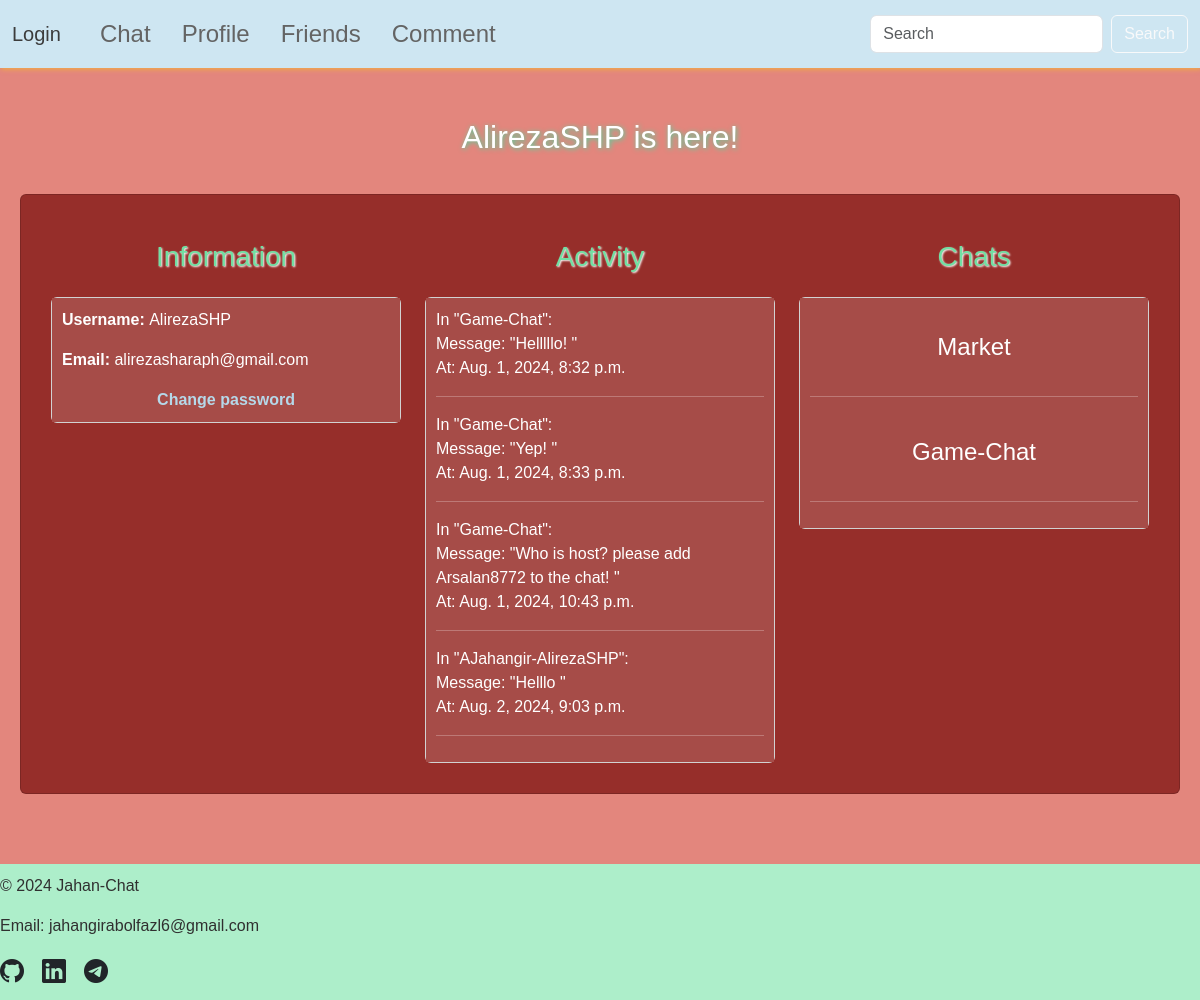
Before: /profile/AlirezaSHP2/ with the older database file.
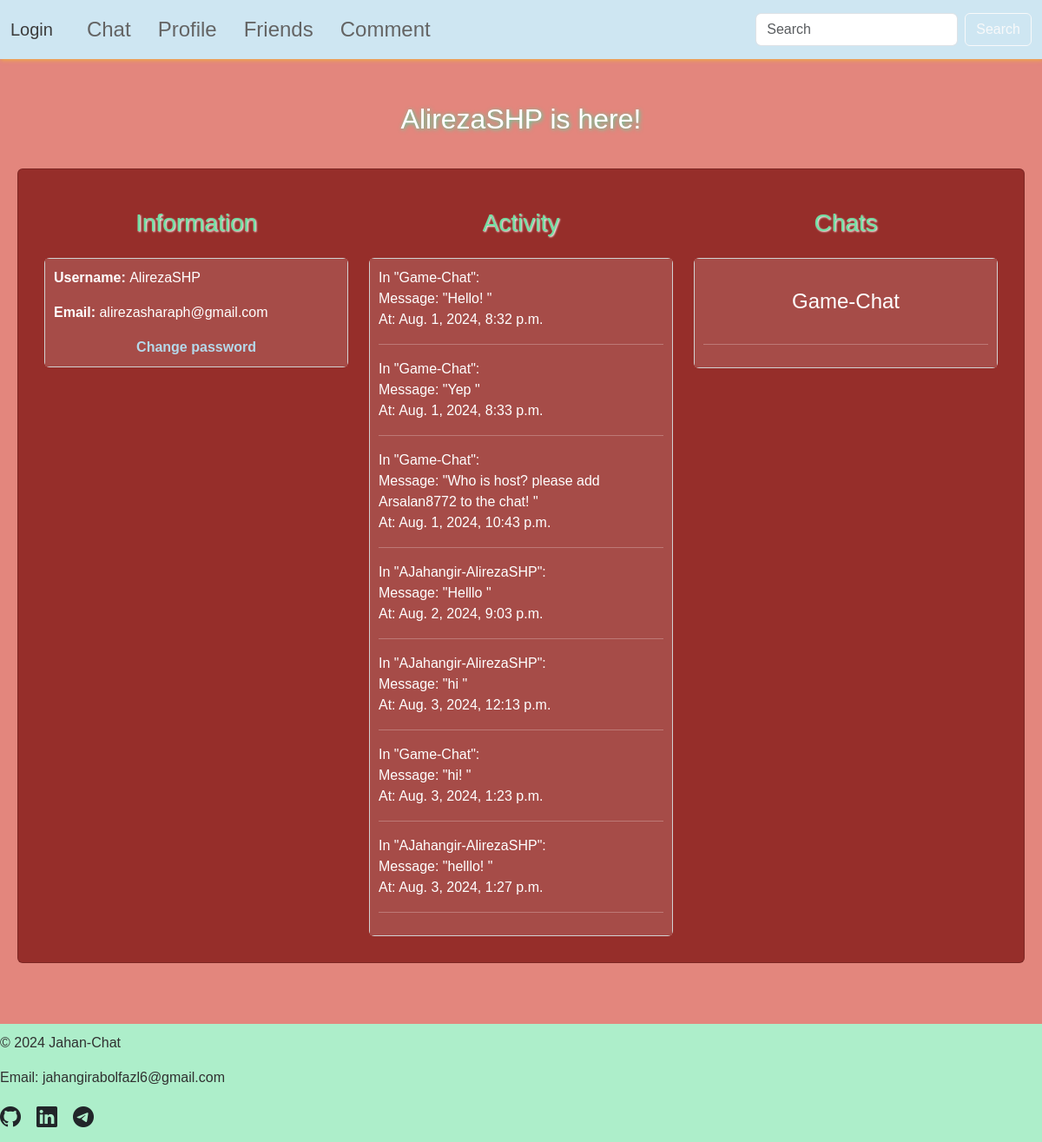
After: the same page with the newer database file.
### base/models.py (models this page shows, shortened)
class CustomUser(AbstractUser):
    friends = models.ManyToManyField("self", symmetrical=True, blank=True)
    created = models.DateTimeField(auto_now_add=True)
    groups = models.ManyToManyField(
        Group,
        related_name='customuser_set',
        blank=True,
        help_text='The groups this user belongs to. A user will get all permissions granted to each of their groups.',
        related_query_name='customuser',
    )
    user_permissions = models.ManyToManyField(
        Permission,
        related_name='customuser_set',
        blank=True,
        help_text='Specific permissions for this user.',
        related_query_name='customuser',
    )
    class Meta:
        ordering = ["created"]

class Message(models.Model):
    author = models.ForeignKey(CustomUser, on_delete=models.CASCADE, related_name="messages")
    chat = models.ForeignKey(Chat, on_delete=models.CASCADE, related_name="messages")
    body = models.TextField()
    created = models.DateTimeField(auto_now_add=True)
    updated = models.DateTimeField(auto_now=True)
    class Meta:
        ordering = ["created"]
        indexes = [
            models.Index(fields=["created"]),
        ]

class Chat(models.Model):
    name = models.CharField(max_length=50, unique=True)
    host = models.ForeignKey(CustomUser, on_delete=models.CASCADE, related_name="hosted_chats")
    participants = models.ManyToManyField(CustomUser, related_name="chats")
    description = models.TextField(blank=True)
    created = models.DateTimeField(auto_now_add=True)
    status = models.CharField(max_length=10, choices=[("open", "open"), ("close", "close")], default="open")
    isDirect = models.BooleanField(default=False)
    class Meta:
        ordering = ["-created"]
        indexes = [
            models.Index(fields=["created"]),
        ]

### base/views.py (the view)
# urls.py: path("profile/<str:username><str:pk>/", views.profile, name="profile"),
def profile(request, username, pk):
    user = CustomUser.objects.get(username=username, id=pk)
    chats = Chat.objects.filter(
        participants__id=user.id
    ).distinct()
    messages = Message.objects.filter(
        author=user
    ).distinct()
    context = {
        "user": user,
        "chats": chats,
        "chat_messages": messages
    }
    return render(request, "base/profile.html", context=context)

### base/templates/base/profile.html (shortened to what this page needs)
{% extends 'base.html' %}
{% load static %}
{% block extra_css %}
    <link rel="stylesheet" href="{% static 'style/profile.css' %}">
{% endblock extra_css %}
{% block page_title %}
    <h2>{{ user.username }} is here!</h2>
{% endblock page_title %}
{% block page_content %}
    <div class="profile-container card">
        <div class="row">
            <div class="col">
                <h3>Information</h3>
                <div class="card">
                    <div class="info-container">
                        <p><strong>Username: </strong>{{user.username}}</p>
                        <p><strong>Email: </strong>{{user.email}}</p>
                        <a id="change-password" href="{% url 'change_password' %}">Change password</a>
                    </div>
                </div>
            </div>
            <div class="col">
                <h3>Activity</h3>
                <div class="card">
                    <div class="activity-container">
                        {% for chat_message in chat_messages %}
                            <div class="message-info">
                                In "{{chat_message.chat.name}}":
                                <br>
                                Message: "{{chat_message.body|slice:50}}
                                "
                                <br>
                                At: {{chat_message.created}}
                                <br>
                                <hr>
                            </div>
                        {% endfor %}
                    </div>
                </div>
            </div>
            <div class="col">
                <h3>Chats</h3>
                <div class="card">
                    <div class="chat-container">
                        {% for chat in chats %}
                            {% if not chat.isDirect %}
                                <div class="chat-name">
                                    <h4><a href="{% url 'chat_details' chat.name chat.id %}">{{chat.name}}</a></h4>
                                </div>
                                <hr>
                            {% endif %}
                        {% endfor %}
                    </div>
                </div>
            </div>
        </div>
    </div>
{% endblock page_content %}

### templates/base.html (shortened to what this page needs)
<!DOCTYPE html>
{% load static %}
<html lang="en">
<head>
    <link href="https://cdn.jsdelivr.net/npm/bootstrap@5.3.3/dist/css/bootstrap.min.css" rel="stylesheet">
    <link rel="stylesheet" href="{% static 'style/base.css' %}">
    <link rel="stylesheet" href="https://cdnjs.cloudflare.com/ajax/libs/bootstrap-icons/1.10.5/font/bootstrap-icons.min.css">
    {% block extra_css %}{% endblock extra_css %}
</head>
<body>
  <header>
    <nav class="navbar navbar-expand-lg">
        <div class="container-fluid">
          {% if request.user.is_authenticated %}
          <a class="navbar-brand" href="{% url 'logout' %}">
            Logout: {{ request.user.username }}
          </a>
          {% else %}
          <a class="navbar-brand" href="{% url 'login' %}">
            Login
          </a>
          {% endif %}
          <div class="collapse navbar-collapse" id="navbarNav">
            <ul class="navbar-nav">
              <li class="nav-item">
                <a class="nav-link" aria-current="page" href="{% url 'chat' %}">Chat</a>
              </li>
              <li class="nav-item">
                <a class="nav-link" href="{% if user.is_authenticated %}{% url 'profile' user.username user.id %}{% else %}{% url 'login' %}{% endif %}">Profile</a>
              </li>
              <li class="nav-item">
                <a class="nav-link" href="{% url 'friends' %}">Friends</a>
              </li>
              <li class="nav-item">
                <a class="nav-link" href="{% url 'comment' %}">Comment</a>
              </li>
            </ul>
          </div>
        <form action="" class="d-flex" role="search">
            <input class="form-control me-2" type="search" placeholder="Search" aria-label="Search">
            <button class="btn btn-outline-light" type="submit">Search</button>
        </form>
        </div>
      </nav>
    </header>
    <main>
      {% block page_title %}{% endblock page_title %}
      {% block page_content %}{% endblock page_content %}
    </main>
    <footer>
      <div class="footer-container">
        <p>&copy; 2024 Jahan-Chat</p>
        <p>Email: jahangirabolfazl6@gmail.com</p>
        <div class="social-icons">
          <a href="https://github.com/Jahan-Jahan" target="_blank" class="text-dark me-2">
            <i class="bi bi-github"></i>
          </a>
          <a href="https://www.linkedin.com/in/abolfazl-jahangir-a69109242/" target="_blank" class="text-dark me-2">
            <i class="bi bi-linkedin"></i>
          </a>
          <a href="https://t.me/jahangir845" target="_blank" class="text-dark me-2">
            <i class="bi bi-telegram"></i>
          </a>
        </div>
      </div>
    </footer>
</body>
</html>

### static/style/base.css (style rules this page uses)
html, body { margin: 0; padding: 0; height: 100%; }
body { background-color: #E3867D; font-family: 'Lucida Sans', 'Lucida Sans Regular', 'Lucida Grande', 'Lucida Sans Unicode', Geneva, Verdana, sans-serif; display: flex; flex-direction: column; min-height: 100vh; }
.navbar { background-color: #CEE6F2; box-shadow: 1px 1px 5px rgba(255, 217, 0, 0.523); }
.nav-item { font-size: 1.5em; padding-left: 15px; margin: 0; }
.nav-item .nav-link { color: rgb(100, 100, 100); }
.navbar-brand { color: rgb(60, 60, 60); }
main { flex: 1; padding: 20px; }
.footer-container { color: #303030; padding: 10px 0; background-color: #adeeca; }
.social-icons { display: flex; justify-content: flex-start; align-items: flex-start; gap: 10px; }
.social-icons a { font-size: 1.5em; color: #303030; transition: color 0.3s; }

### static/style/profile.css (style rules this page uses)
h3, h2 { color: #72dfa3; text-align: center; padding: 15px; text-shadow: 1px 1px 2px white; }
h2 { color: white; padding: 30px; text-shadow: 1px 1px 5px rgba(0, 255, 179, 0.697); }
.profile-container { display: flex; flex-direction: column; padding: 30px; margin-bottom: 50px; color: white; background-color: #962E2A; }
.activity-container, .info-container, .chat-container { display: flex; flex-direction: column; padding: 10px; background-color: #A64C48; color: white; }
#change-password { align-self: center; text-decoration: none; color: #b5d8e9; font-weight: bold; }
.chat-name h4 { text-align: center; margin-top: 15px; padding: 10px; }
.chat-name h4 a { text-decoration: none; color: white; }

Changed rows visible on the page:
removed Chat: name "Market"
changed Message: body "Helllllo!" → "Hello!"
changed Message: body "Yep!" → "Yep"
added Message: chat.name "AJahangir-AlirezaSHP", body "hi", created "Aug. 3, 2024, 12:13 p.m."
added Message: chat.name "Game-Chat", body "hi!", created "Aug. 3, 2024, 1:23 p.m."
added Message: chat.name "AJahangir-AlirezaSHP", body "helllo!", created "Aug. 3, 2024, 1:27 p.m."
